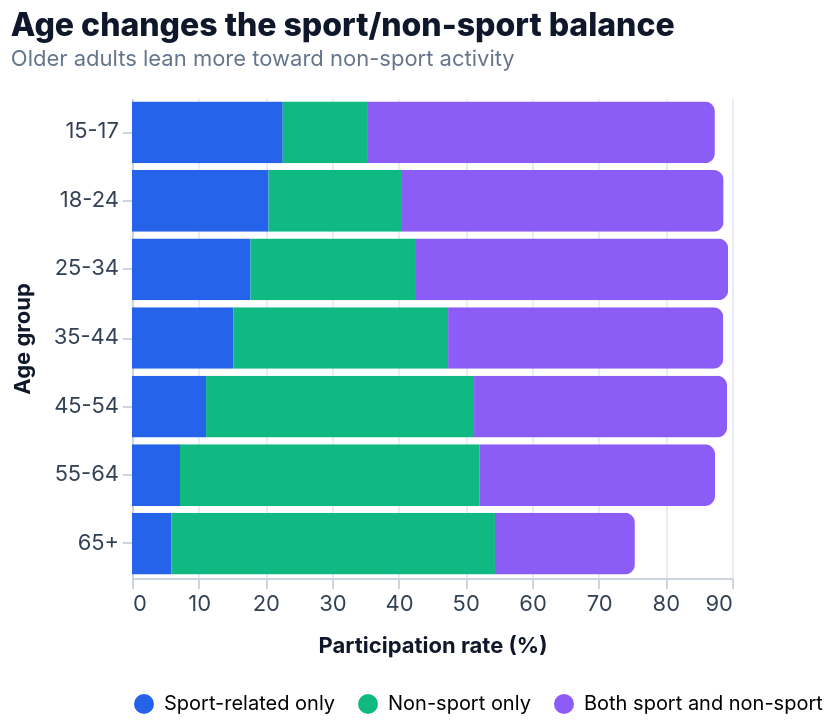

Specify this chart in Vega-Lite:
### Vega-Lite specification from a JSON file in a GitHub repository (floating-point values rounded to 4 significant figures)
{"$schema": "https://vega.github.io/schema/vega-lite/v5.json", "background": "transparent", "config": {"view": {"stroke": null}, "axis": {"labelFont": "Inter, Arial, sans-serif", "titleFont": "Inter, Arial, sans-serif", "labelColor": "#334155", "titleColor": "#0f172a", "gridColor": "#e8edf4", "domainColor": "#cbd5e1", "tickColor": "#cbd5e1", "labelFontSize": 11, "titleFontSize": 11, "titlePadding": 10}, "legend": {"labelFont": "Inter, Arial, sans-serif", "titleFont": "Inter, Arial, sans-serif", "orient": "bottom", "labelLimit": 180, "labelFontSize": 10, "titleFontSize": 10, "symbolType": "circle"}, "title": {"font": "Inter, Arial, sans-serif", "fontSize": 16, "fontWeight": 800, "subtitleFont": "Inter, Arial, sans-serif", "subtitleFontSize": 11, "anchor": "start", "color": "#0f172a", "subtitleColor": "#64748b", "offset": 14}, "bar": {"cornerRadiusEnd": 5}, "range": {"category": ["#0f766e", "#2563eb", "#f59e0b", "#db2777", "#8b5cf6", "#14b8a6", "#64748b"]}}, "title": {"text": "Age changes the sport/non-sport balance", "subtitle": "Older adults lean more toward non-sport activity"}, "data": {"values": [{"age_group": "15-17", "category": "Sport-related only", "participation_rate_pct": 22.61, "age_order": 1, "category_order": 1}, {"age_group": "15-17", "category": "Non-sport only", "participation_rate_pct": 12.78, "age_order": 1, "category_order": 2}, {"age_group": "15-17", "category": "Both sport and non-sport", "participation_rate_pct": 52.04, "age_order": 1, "category_order": 3}, {"age_group": "18-24", "category": "Sport-related only", "participation_rate_pct": 20.48, "age_order": 2, "category_order": 1}, {"age_group": "18-24", "category": "Non-sport only", "participation_rate_pct": 19.88, "age_order": 2, "category_order": 2}, {"age_group": "18-24", "category": "Both sport and non-sport", "participation_rate_pct": 48.38, "age_order": 2, "category_order": 3}, {"age_group": "25-34", "category": "Sport-related only", "participation_rate_pct": 17.77, "age_order": 3, "category_order": 1}, {"age_group": "25-34", "category": "Non-sport only", "participation_rate_pct": 24.69, "age_order": 3, "category_order": 2}, {"age_group": "25-34", "category": "Both sport and non-sport", "participation_rate_pct": 46.97, "age_order": 3, "category_order": 3}, {"age_group": "35-44", "category": "Sport-related only", "participation_rate_pct": 15.24, "age_order": 4, "category_order": 1}, {"age_group": "35-44", "category": "Non-sport only", "participation_rate_pct": 32.18, "age_order": 4, "category_order": 2}, {"age_group": "35-44", "category": "Both sport and non-sport", "participation_rate_pct": 41.28, "age_order": 4, "category_order": 3}, {"age_group": "45-54", "category": "Sport-related only", "participation_rate_pct": 11.11, "age_order": 5, "category_order": 1}, {"age_group": "45-54", "category": "Non-sport only", "participation_rate_pct": 40.2, "age_order": 5, "category_order": 2}, {"age_group": "45-54", "category": "Both sport and non-sport", "participation_rate_pct": 37.95, "age_order": 5, "category_order": 3}, {"age_group": "55-64", "category": "Sport-related only", "participation_rate_pct": 7.2, "age_order": 6, "category_order": 1}, {"age_group": "55-64", "category": "Non-sport only", "participation_rate_pct": 44.91, "age_order": 6, "category_order": 2}, {"age_group": "55-64", "category": "Both sport and non-sport", "participation_rate_pct": 35.34, "age_order": 6, "category_order": 3}, {"age_group": "65+", "category": "Sport-related only", "participation_rate_pct": 5.9, "age_order": 7, "category_order": 1}, {"age_group": "65+", "category": "Non-sport only", "participation_rate_pct": 48.54, "age_order": 7, "category_order": 2}, {"age_group": "65+", "category": "Both sport and non-sport", "participation_rate_pct": 20.99, "age_order": 7, "category_order": 3}]}, "width": "container", "height": 240, "mark": {"type": "bar", "tooltip": true}, "encoding": {"y": {"field": "age_group", "type": "ordinal", "title": "Age group", "sort": ["15-17", "18-24", "25-34", "35-44", "45-54", "55-64", "65+"]}, "x": {"field": "participation_rate_pct", "type": "quantitative", "stack": "zero", "title": "Participation rate (%)"}, "color": {"field": "category", "type": "nominal", "title": null, "scale": {"domain": ["Sport-related only", "Non-sport only", "Both sport and non-sport"], "range": ["#2563eb", "#10b981", "#8b5cf6"]}}, "order": {"field": "category_order", "type": "quantitative"}, "tooltip": [{"field": "age_group", "title": "Age group"}, {"field": "category", "title": "Category"}, {"field": "participation_rate_pct", "title": "Participation rate (%)", "format": ".1f"}]}}
